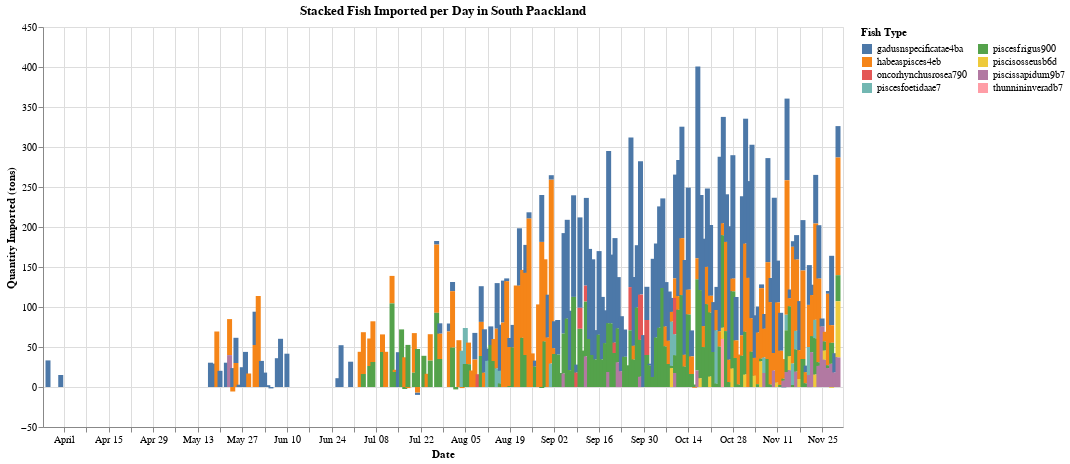
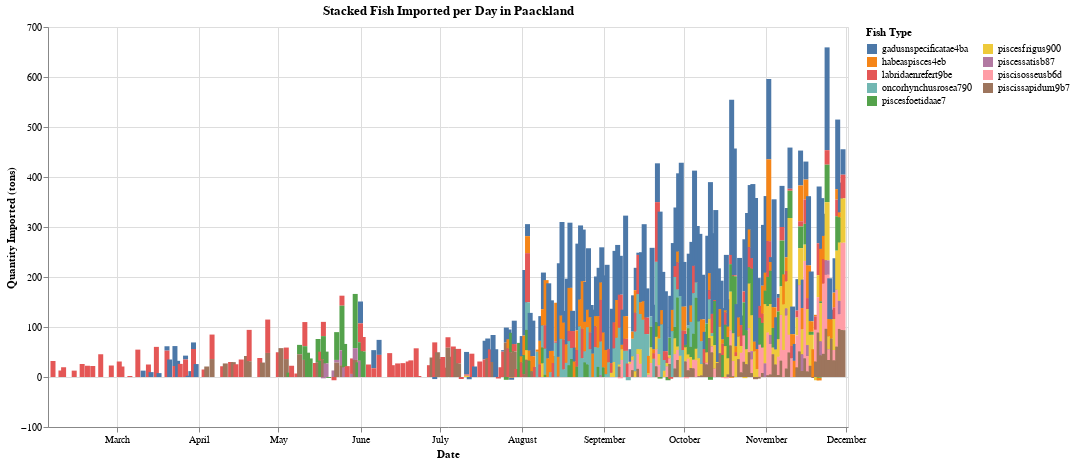
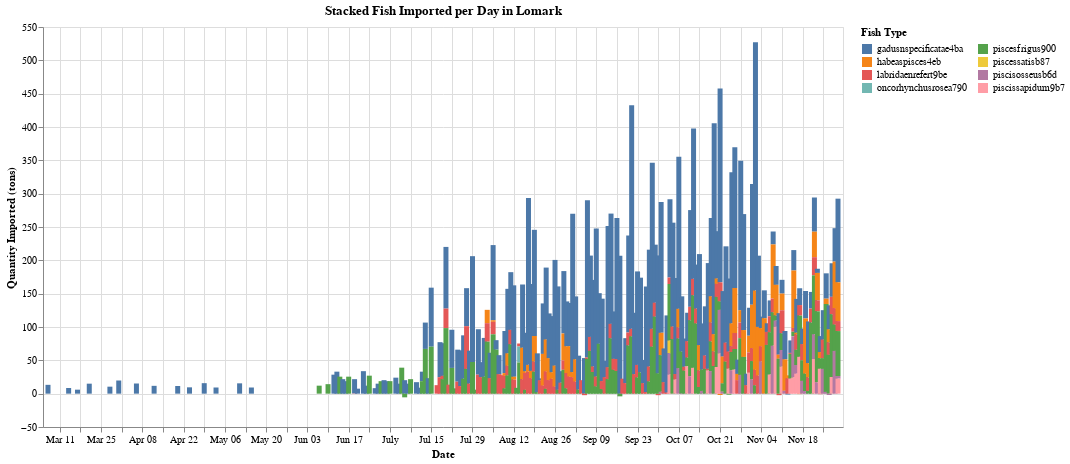
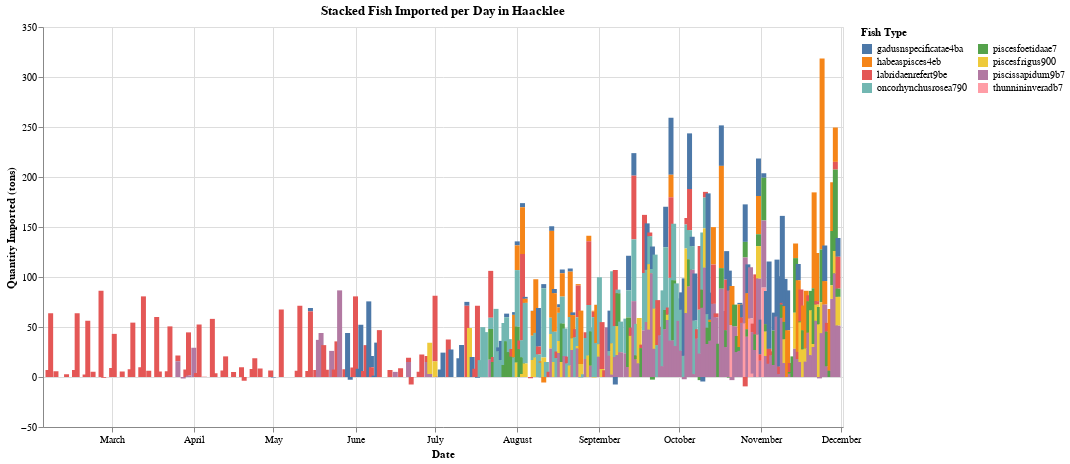

The notebook cell saved with these charts, in order:
### Markdown cell above
An interactive visualization using Altair

### Code cell
import altair as alt

for city in transactions_merged['target'].unique():
    city_data = transactions_merged[transactions_merged['target'] == city].copy()
    
    # Aggregate quantity per date and fish type
    agg = city_data.groupby(['date', 'commodity'], as_index=False)['qty_tons'].sum()
    
    # Create Altair stacked bar chart
    chart = alt.Chart(agg).mark_bar().encode(
        x=alt.X('date:T', title='Date'),
        y=alt.Y('qty_tons:Q', stack='zero', title='Quantity Imported (tons)'),
        color=alt.Color('commodity:N', title='Fish Type', legend=alt.Legend(columns=2)),
        tooltip=[
            alt.Tooltip('date:T', title='Date'),
            alt.Tooltip('commodity:N', title='Fish Type'),
            alt.Tooltip('qty_tons:Q', title='Quantity (tons)')
        ]
    ).properties(
        width=800,
        height=400,
        title=f'Stacked Fish Imported per Day in {city}'
    ).interactive()  # enables zoom and pan

    chart.display()

### Figure 1 — Vega-Lite specification as saved in the notebook (floating-point values rounded to 4 significant figures; data arrays with more than 128 entries replaced by an {"elided": "..."} marker saying what was removed)
{"config": {"view": {"continuousWidth": 300, "continuousHeight": 300}}, "data": {"name": "data-8a950d9722bc71bfcf57c5672f164473"}, "mark": {"type": "bar"}, "encoding": {"color": {"field": "commodity", "legend": {"columns": 2}, "title": "Fish Type", "type": "nominal"}, "tooltip": [{"field": "date", "title": "Date", "type": "temporal"}, {"field": "commodity", "title": "Fish Type", "type": "nominal"}, {"field": "qty_tons", "title": "Quantity (tons)", "type": "quantitative"}], "x": {"field": "date", "title": "Date", "type": "temporal"}, "y": {"field": "qty_tons", "stack": "zero", "title": "Quantity Imported (tons)", "type": "quantitative"}}, "height": 400, "params": [{"name": "param_2", "select": {"type": "interval", "encodings": ["x", "y"]}, "bind": "scales"}], "title": "Stacked Fish Imported per Day in South Paackland", "width": 800, "$schema": "https://vega.github.io/schema/vega-lite/v5.20.1.json", "datasets": {"data-8a950d9722bc71bfcf57c5672f164473": {"elided": "406 records"}}}

### Figure 2 — Vega-Lite specification as saved in the notebook (floating-point values rounded to 4 significant figures; data arrays with more than 128 entries replaced by an {"elided": "..."} marker saying what was removed)
{"config": {"view": {"continuousWidth": 300, "continuousHeight": 300}}, "data": {"name": "data-543d238c1dc9991788b5c487f6741ce1"}, "mark": {"type": "bar"}, "encoding": {"color": {"field": "commodity", "legend": {"columns": 2}, "title": "Fish Type", "type": "nominal"}, "tooltip": [{"field": "date", "title": "Date", "type": "temporal"}, {"field": "commodity", "title": "Fish Type", "type": "nominal"}, {"field": "qty_tons", "title": "Quantity (tons)", "type": "quantitative"}], "x": {"field": "date", "title": "Date", "type": "temporal"}, "y": {"field": "qty_tons", "stack": "zero", "title": "Quantity Imported (tons)", "type": "quantitative"}}, "height": 400, "params": [{"name": "param_3", "select": {"type": "interval", "encodings": ["x", "y"]}, "bind": "scales"}], "title": "Stacked Fish Imported per Day in Paackland", "width": 800, "$schema": "https://vega.github.io/schema/vega-lite/v5.20.1.json", "datasets": {"data-543d238c1dc9991788b5c487f6741ce1": {"elided": "723 records"}}}

### Figure 3 — Vega-Lite specification as saved in the notebook (floating-point values rounded to 4 significant figures; data arrays with more than 128 entries replaced by an {"elided": "..."} marker saying what was removed)
{"config": {"view": {"continuousWidth": 300, "continuousHeight": 300}}, "data": {"name": "data-d949fc6d3520ffb3bdfc030169ff2da7"}, "mark": {"type": "bar"}, "encoding": {"color": {"field": "commodity", "legend": {"columns": 2}, "title": "Fish Type", "type": "nominal"}, "tooltip": [{"field": "date", "title": "Date", "type": "temporal"}, {"field": "commodity", "title": "Fish Type", "type": "nominal"}, {"field": "qty_tons", "title": "Quantity (tons)", "type": "quantitative"}], "x": {"field": "date", "title": "Date", "type": "temporal"}, "y": {"field": "qty_tons", "stack": "zero", "title": "Quantity Imported (tons)", "type": "quantitative"}}, "height": 400, "params": [{"name": "param_4", "select": {"type": "interval", "encodings": ["x", "y"]}, "bind": "scales"}], "title": "Stacked Fish Imported per Day in Lomark", "width": 800, "$schema": "https://vega.github.io/schema/vega-lite/v5.20.1.json", "datasets": {"data-d949fc6d3520ffb3bdfc030169ff2da7": {"elided": "496 records"}}}

### Figure 4 — Vega-Lite specification as saved in the notebook (floating-point values rounded to 4 significant figures; data arrays with more than 128 entries replaced by an {"elided": "..."} marker saying what was removed)
{"config": {"view": {"continuousWidth": 300, "continuousHeight": 300}}, "data": {"name": "data-957ec503def09a052c72767ff0f097a4"}, "mark": {"type": "bar"}, "encoding": {"color": {"field": "commodity", "legend": {"columns": 2}, "title": "Fish Type", "type": "nominal"}, "tooltip": [{"field": "date", "title": "Date", "type": "temporal"}, {"field": "commodity", "title": "Fish Type", "type": "nominal"}, {"field": "qty_tons", "title": "Quantity (tons)", "type": "quantitative"}], "x": {"field": "date", "title": "Date", "type": "temporal"}, "y": {"field": "qty_tons", "stack": "zero", "title": "Quantity Imported (tons)", "type": "quantitative"}}, "height": 400, "params": [{"name": "param_5", "select": {"type": "interval", "encodings": ["x", "y"]}, "bind": "scales"}], "title": "Stacked Fish Imported per Day in Haacklee", "width": 800, "$schema": "https://vega.github.io/schema/vega-lite/v5.20.1.json", "datasets": {"data-957ec503def09a052c72767ff0f097a4": {"elided": "515 records"}}}
